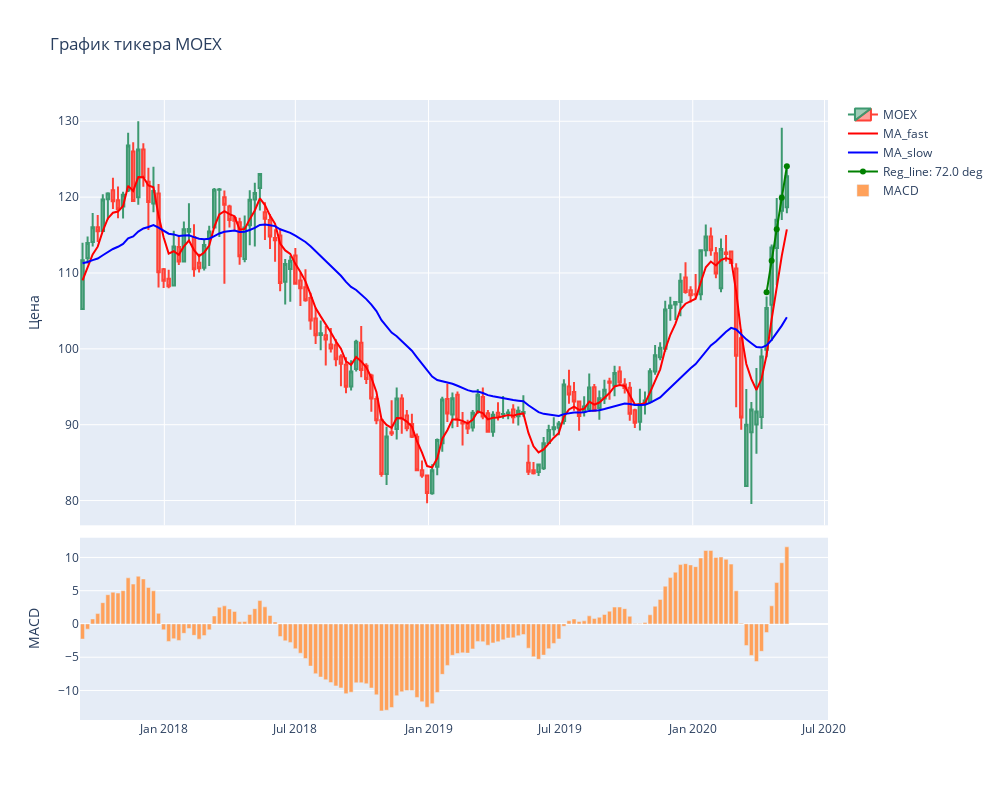

Notebook code cell kept with this figure:
### Markdown cell above
Рисуем график

### Code cell
fig = make_subplots(rows=2, cols=1, shared_xaxes=True, vertical_spacing=0.02, row_heights=[0.7, 0.3])

fig.add_trace(go.Candlestick(x=downsampled_df.index,
                             open=downsampled_df['open'],
                             high=downsampled_df['high'],
                             low=downsampled_df['low'],
                             close=downsampled_df['close'],
                             name=ticker),
              row=1, col=1)

fig.add_trace(go.Scatter(
                x=downsampled_df.index,
                y=downsampled_df['MA_fast'],
                name="MA_fast",
                line_color='red',
                opacity=1),
             row=1, col=1)

fig.add_trace(go.Scatter(
                x=downsampled_df.index,
                y=downsampled_df['MA_slow'],
                name="MA_slow",
                line_color='blue',
                opacity=1),
             row=1, col=1)

# ******************************
if downsampled_reg[-1] < downsampled_reg[-2]:
    reg_col = 'red'
else:
    reg_col = 'green'    
fig.add_trace(go.Scatter(
                x=downsampled_df.index[-5:],
                y=downsampled_reg,
                name="Reg_line: " + str(round(downsampled_ugol_5,0)) + ' deg',
                line_color=reg_col,
                opacity=1),
             row=1, col=1)
# ********************************
fig.add_trace(go.Bar(x=downsampled_df.index,
                         y=downsampled_df.MACD,
                         name="MACD"), 
              row=2, col=1)

fig.update_yaxes(title_text="Цена", row=1, col=1)
fig.update_yaxes(title_text="MACD", row=2, col=1)
fig.update_layout(height = 800, width=1000, title_text="График тикера " + ticker, xaxis_rangeslider_visible=False)
fig.show()

### Figure 1 — Plotly figure (JSON) as saved in the notebook; plotly's stock layout.template omitted (floating-point values rounded to 4 significant figures; data arrays with more than 128 entries replaced by an {"elided": "..."} marker saying what was removed)
{"data": [{"close": {"elided": "140 float values"}, "high": {"elided": "140 float values"}, "low": {"elided": "140 float values"}, "name": "MOEX", "open": {"elided": "140 float values"}, "type": "candlestick", "x": {"elided": "140 str values"}, "xaxis": "x", "yaxis": "y"}, {"line": {"color": "red"}, "name": "MA_fast", "opacity": 1, "type": "scatter", "x": {"elided": "140 str values"}, "xaxis": "x", "y": {"elided": "140 float values"}, "yaxis": "y"}, {"line": {"color": "blue"}, "name": "MA_slow", "opacity": 1, "type": "scatter", "x": {"elided": "140 str values"}, "xaxis": "x", "y": {"elided": "140 float values"}, "yaxis": "y"}, {"line": {"color": "green"}, "name": "Reg_line: 72.0 deg", "opacity": 1, "type": "scatter", "x": ["2020-04-12T00:00:00", "2020-04-19T00:00:00", "2020-04-26T00:00:00", "2020-05-03T00:00:00", "2020-05-10T00:00:00"], "xaxis": "x", "y": [107.4, 111.6, 115.8, 119.9, 124.1], "yaxis": "y"}, {"name": "MACD", "type": "bar", "x": {"elided": "140 str values"}, "xaxis": "x2", "y": {"elided": "140 float values"}, "yaxis": "y2"}], "layout": {"height": 800, "title": {"text": "График тикера MOEX"}, "width": 1000, "xaxis": {"anchor": "y", "domain": [0, 1], "matches": "x2", "rangeslider": {"visible": false}, "showticklabels": false}, "xaxis2": {"anchor": "y2", "domain": [0, 1]}, "yaxis": {"anchor": "x", "domain": [0.314, 1], "title": {"text": "Цена"}}, "yaxis2": {"anchor": "x2", "domain": [0, 0.294], "title": {"text": "MACD"}}}}
